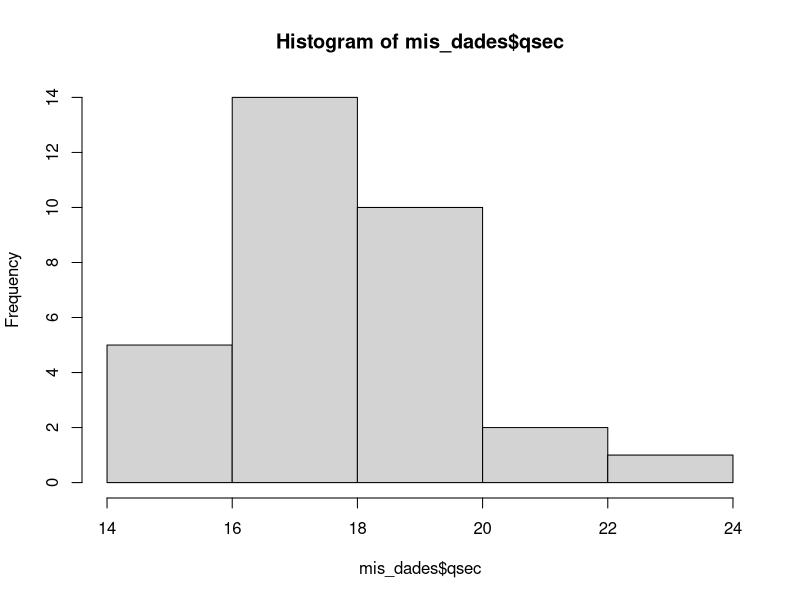
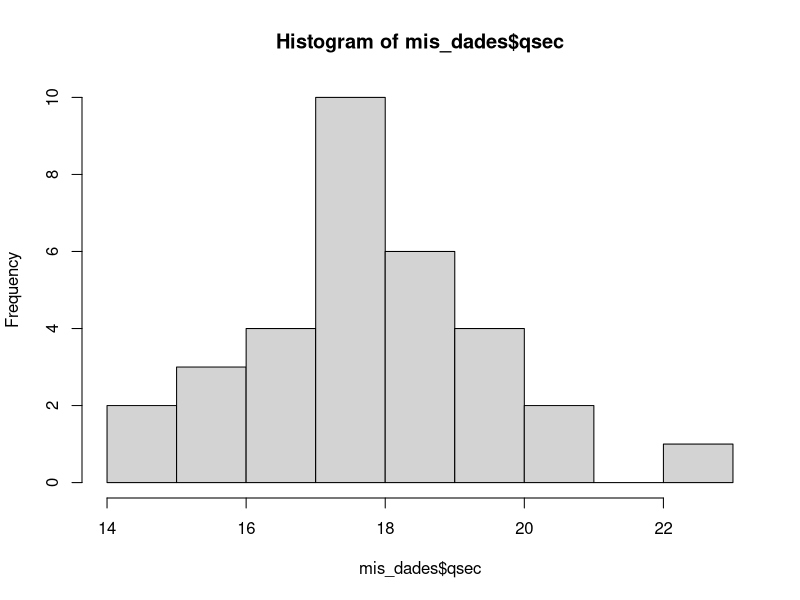
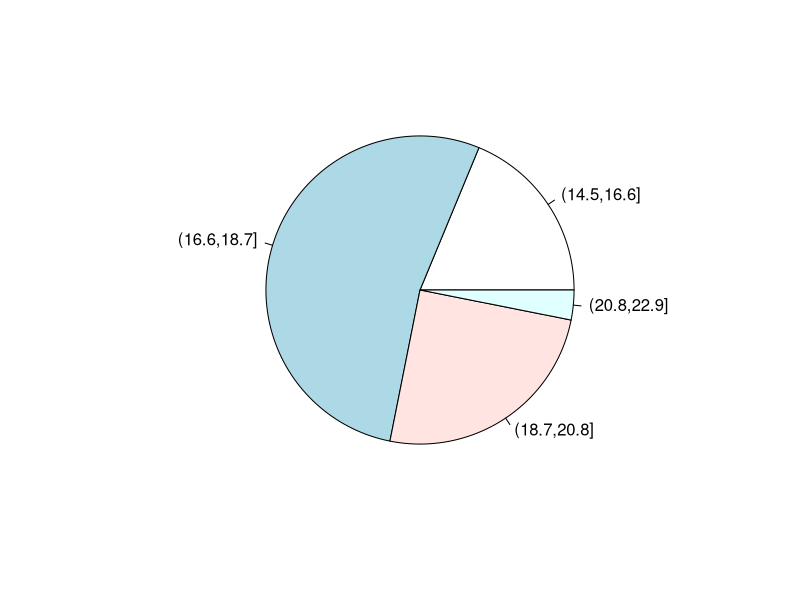
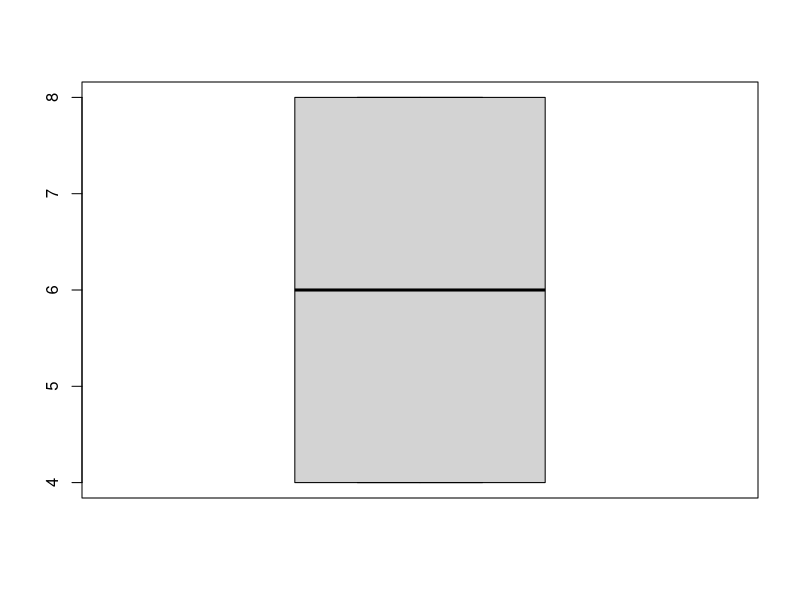

The R script that drew these images, in order:
#Codigo para problema 1

mis_dades <- mtcars
mis_dades$qsec #si posem el dolar($) extraiem només el què ens interessa del conjunt de dades
sort(mis_dades$qsec) #amb el sort les ordenem de menor a major
cut(mis_dades$qsec, breaks = 4) #amb el cut(... , breaks = x) partim el nostre conjunt de dades en intervals i veiem cada cotxe en quin interval cau, en aquest cas sense estar ordentas, només ens diu en quin interval cau cada cotxe
qsec_intervals <- cut(mis_dades$qsec, breaks = 4) #hem creat una nova variable que seria el què hem fet a dalt
table(qsec_intervals) #amb el table podem veure quants cops es repeteix cada interval, és a dir, quants cotxes hi han a cada interval.
hist(mis_dades$qsec, breaks = 4) #amb el hist creem un histograma amb les nostres dades (un gràfic de barres), el nombre que posem a breaks serà el nombre d'intervals amb que es partirà el nostre conjunt de dades
hist(mis_dades$qsec, breaks = 6)
#tot això ens pot servir per construir la taula de ferqüències:
ni <- table(qsec_intervals)
sum(ni)
fi <- ni/sum(ni)
fi
pie(fi)

#també podem definir les ferqüències acumulades:
Ni <- cumsum(ni)
Fi <- cumsum(fi)
Ni
Fi

cbind(ni,Ni,fi,Fi) #amb això ja realitzem la taula de freqüències al complet.

mean(mis_dades$qsec)  #amb això obtenim 17.84875 que és la mitjana de les nostres dades. Per tant ja hem respost la pregunta 1

#ara anem a per la pregunta 2 que ens demanen la mediana de "drat", recordem que la mediana és, un cop ordenades les dades de menor a major, aquella dada que té el mateix nombre de dades a l'esquerra i a la dreta és la mediana (la que està al mig), si tenim 2 nombres pues serà la mitjana desl 2
sort(mis_dades$drat) #ara ja tenim les dades ordenades que ens interessen, ens podrie posar a contar i tal però ho podem fer més fàcil fent:
median(mis_dades$drat) #resultat = 3.695 i això és la mediana 

#anem a la pregunta 3
quantile(mis_dades$drat,0.25) #amb això obtenim el resultat del primer quartil, si posessim 0.50 obtindriem el del segon quartil (que és la mediana), 0.75 obtindriem el 3r quartil.

#pregunta 4
quantile(mis_dades$mpg, 0.18) #veiem que també amb el quantile podem tallar allà on volguem.ç

#anem a per la pregunta 5, ens demanen el rang interquartílic, que bàsicament és fer el 3r quartil - 1r quartil (en aquest rang hi haurà el 50% dels resultats)
quantile(mis_dades$cyl,0.25)
quantile(mis_dades$cyl,0.75)
quantile(mis_dades$cyl,0.75) - quantile(mis_dades$cyl,0.25) #veiem que ens dona 4 però també ho podem fer com:
IQR(mis_dades$cyl) #IQR = InterQuanTile i veiem que ens dona exactament el mateix.
boxplot(mis_dades$cyl)

#pregunta 6, ara ens demanen la desviació típica corregida (s)
sd(mis_dades$cyl) #simplement és aquest comando

#ara ens demanen la variança
var(mis_dades$qsec)

